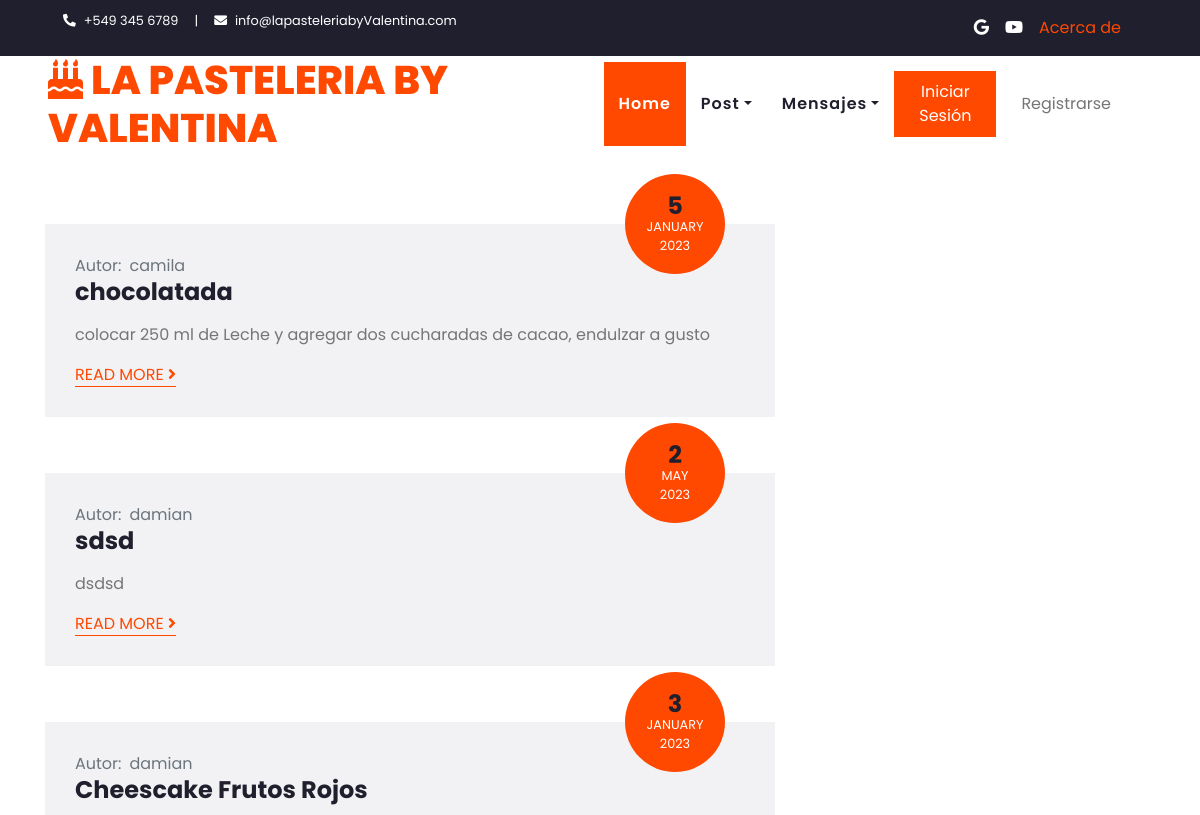
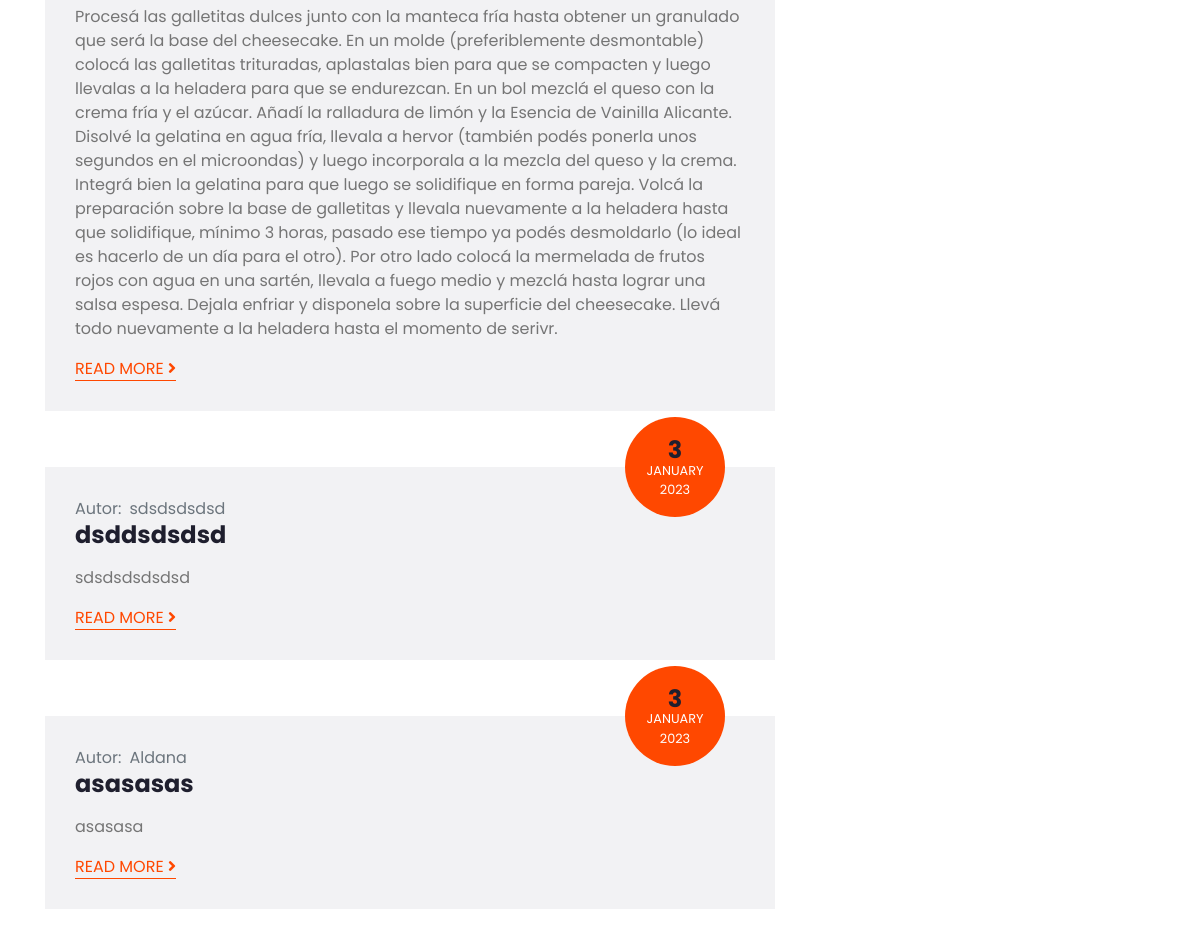
The app's page /Blog/mostrarpost/, older data (2 pictures, top to bottom).
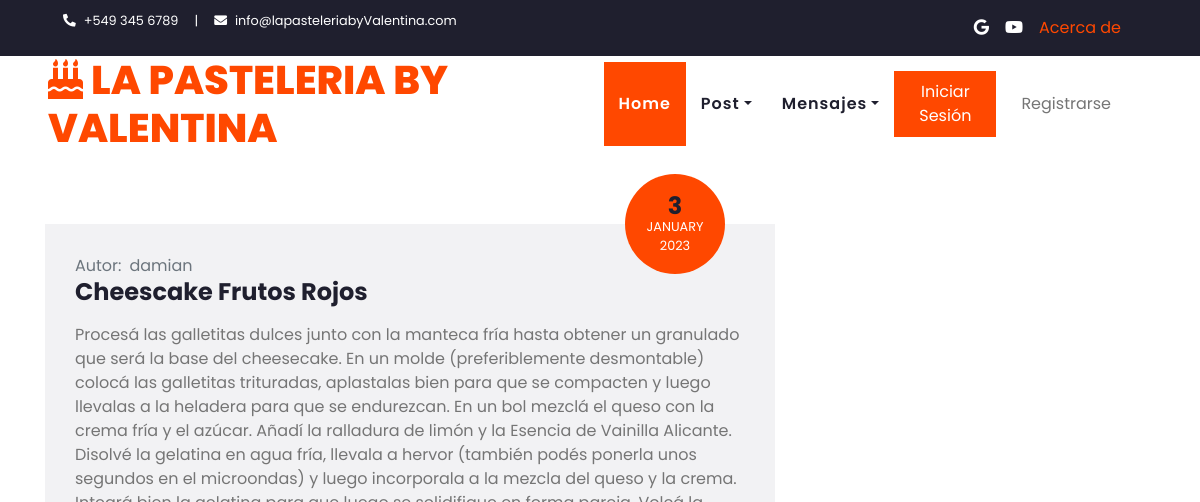
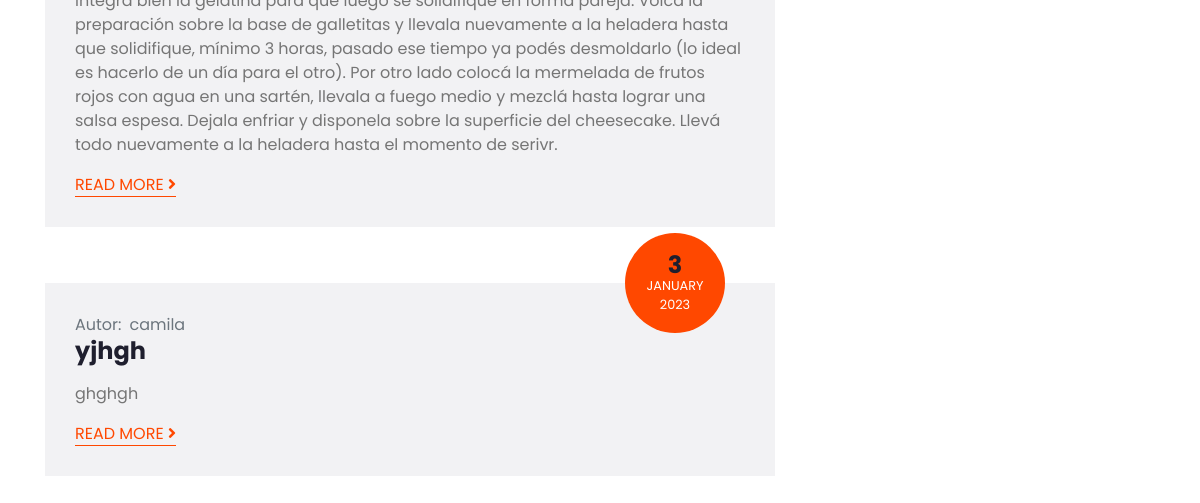
The same page, newer data (2 pictures, top to bottom).
### Blog/models.py (models this page shows, shortened)
class Post(models.Model):
    titulo = models.CharField(max_length=100)
    receta = RichTextField()
    imagenPost = models.ImageField(upload_to='posteo', blank=True)
    chef = models.CharField(max_length=50)
    fecha = models.DateField()

### Blog/views.py (the view)
# urls.py: path('mostrarpost/', mostrarpost, name="mostrarpost"),
def mostrarpost(request):
    posteo = Post.objects.all()
    if len(posteo) != 0:
        return render(request, "mostrarpost.html", {"posteo": posteo, "imagen": obteneravatar(request)})
    else:
        return render(request, "mostrarpost.html",
                      {"mensaje": f"No se encontraron Post", "posteo": posteo, "imagen": obteneravatar(request)})

### Blog/templates/mostrarpost.html (shortened to what this page needs)
{% extends "padre.html" %}
{% load static %}
{% block body %}
    <div class="container py-5">
    <div class="row">
        <div class="col-lg-8">
            <div class="row">
                {% for post in posteo %}
                    <div class="col-md-12 mb-3">
                        <div class="position-relative">
                            <div class="position-absolute bg-primary d-flex flex-column align-items-center justify-content-center rounded-circle"
                                 style="width: 100px; height: 100px; bottom: -50px; right: 50px;">
                                <h4 class="font-weight-bold mb-n1">{{ post.fecha.day }}</h4>
                                <small class="text-white text-uppercase">{{ post.fecha|date:'F' }}</small>
                                <small class="text-white text-uppercase">{{ post.fecha.year }}</small>
                            </div>
                        </div>
                        <div class="bg-secondary mb-3" style="padding: 30px;">
                            <div class="d-flex">
                                <div class="d-flex align-items-center">
                                    <a class="text-muted" href="">Autor: </a>
                                    <a class="text-muted ml-2" href="">{{ post.chef }}</a>
                                </div>
                            </div>
                            <h4 class="font-weight-bold mb-3">{{ post.titulo }}</h4>
                            <p>{{ post.receta }}</p>
                            <a class="border-bottom border-primary text-uppercase text-decoration-none"
                               href="{% url 'filtrarpost' post.titulo %}">Read
                                More <i class="fa fa-angle-right"></i></a>
                        </div>
                    </div>
                {% endfor %}
            </div>
        </div>
    </div>
    </div>
{% endblock %}

Row changes from the older to the newer data that the page shows:
removed Post: fecha.day "5", fecha "JANUARY", fecha.year "2023", chef "camila", titulo "chocolatada", receta "colocar 250 ml de Leche y agregar dos cucharadas de cacao, endulzar a gusto"
removed Post: fecha.day "2", fecha "MAY", fecha.year "2023", chef "damian", titulo "sdsd", receta "dsdsd"
removed Post: fecha.day "3", fecha "JANUARY", fecha.year "2023", chef "sdsdsdsdsd", titulo "dsddsdsdsd", receta "sdsdsdsdsdsd"
removed Post: fecha.day "3", fecha "JANUARY", fecha.year "2023", chef "Aldana", titulo "asasasas", receta "asasasa"
added Post: fecha.day "3", fecha "JANUARY", fecha.year "2023", chef "camila", titulo "yjhgh", receta "ghghgh"
